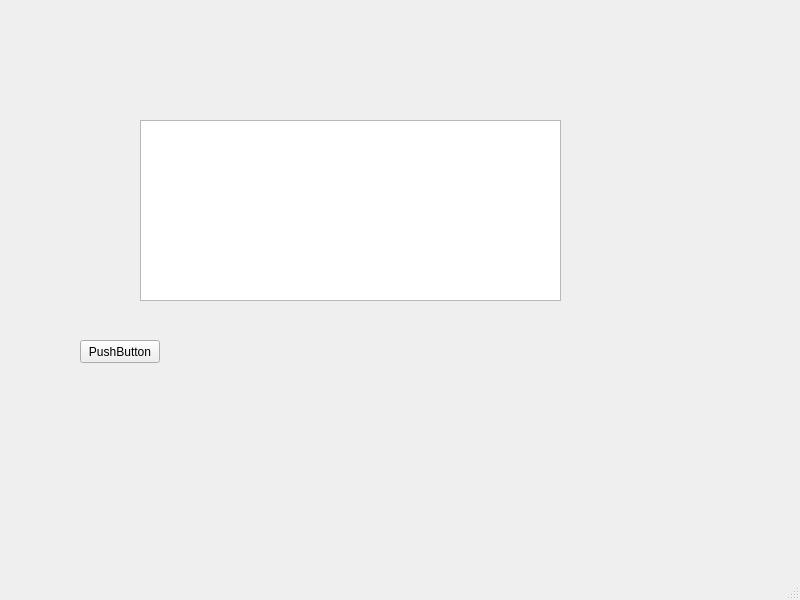
<?xml version="1.0" encoding="UTF-8"?>
<ui version="4.0">
 <class>MainWindow</class>
 <widget class="QMainWindow" name="MainWindow">
  <property name="geometry">
   <rect>
    <x>0</x>
    <y>0</y>
    <width>800</width>
    <height>600</height>
   </rect>
  </property>
  <property name="windowTitle">
   <string>MainWindow</string>
  </property>
  <widget class="QWidget" name="centralwidget">
   <widget class="QPushButton" name="pushButton">
    <property name="geometry">
     <rect>
      <x>80</x>
      <y>340</y>
      <width>80</width>
      <height>23</height>
     </rect>
    </property>
    <property name="text">
     <string>PushButton</string>
    </property>
   </widget>
   <widget class="QTextEdit" name="textEdit">
    <property name="geometry">
     <rect>
      <x>140</x>
      <y>120</y>
      <width>421</width>
      <height>181</height>
     </rect>
    </property>
   </widget>
  </widget>
  <widget class="QMenuBar" name="menubar">
   <property name="geometry">
    <rect>
     <x>0</x>
     <y>0</y>
     <width>800</width>
     <height>20</height>
    </rect>
   </property>
  </widget>
  <widget class="QStatusBar" name="statusbar"/>
 </widget>
 <resources/>
 <connections/>
</ui>
